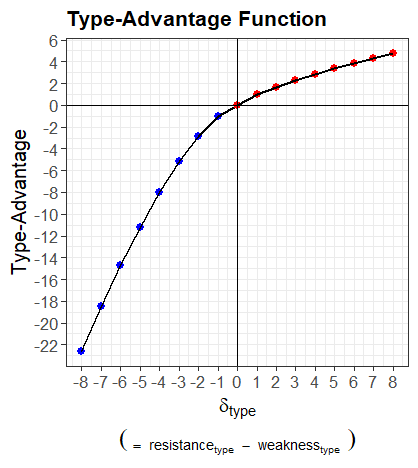

Write the R code that produced this figure.
library(tidyverse)
library(latex2exp)

alpha <- 3/4
beta <- 3/2

dat = tibble(
  delta = seq(-8, 8),
  y_pos = delta^alpha,
  y_neg = -(-delta)^beta
)
head(dat, 20)

type_advantage_plot <- ggplot(dat, aes(x = delta)) + 
  geom_point(aes(y = y_neg), color = 'blue', size = 2.5) +
  geom_line(aes(y = y_neg), lwd = 0.8) +
  geom_point(aes(y = y_pos), color = 'red', size = 2.5) +
  geom_line(aes(y = y_pos), lwd = 0.8) +
  geom_vline(xintercept = 0) +
  geom_hline(yintercept = 0) +
  scale_x_continuous(n.breaks = 18) +
  scale_y_continuous(n.breaks = 18) +
  ggtitle("Type-Advantage Function") +
  labs(
    x = TeX(r"($ \overset{\delta_{type}}{(\phantom{.}_{=\ resistance_{type}\ -\ weakness_{type}\ })} $)"),
    y = "Type-Advantage"
  ) +
  theme_bw(base_size = 14) +
  theme(
    plot.title = element_text(size = 16, face = "bold"),
    axis.title = element_text(size = 15),
    axis.text.x = element_text(size = 13),
    axis.text.y = element_text(size = 13)
  )

type_advantage_plot
